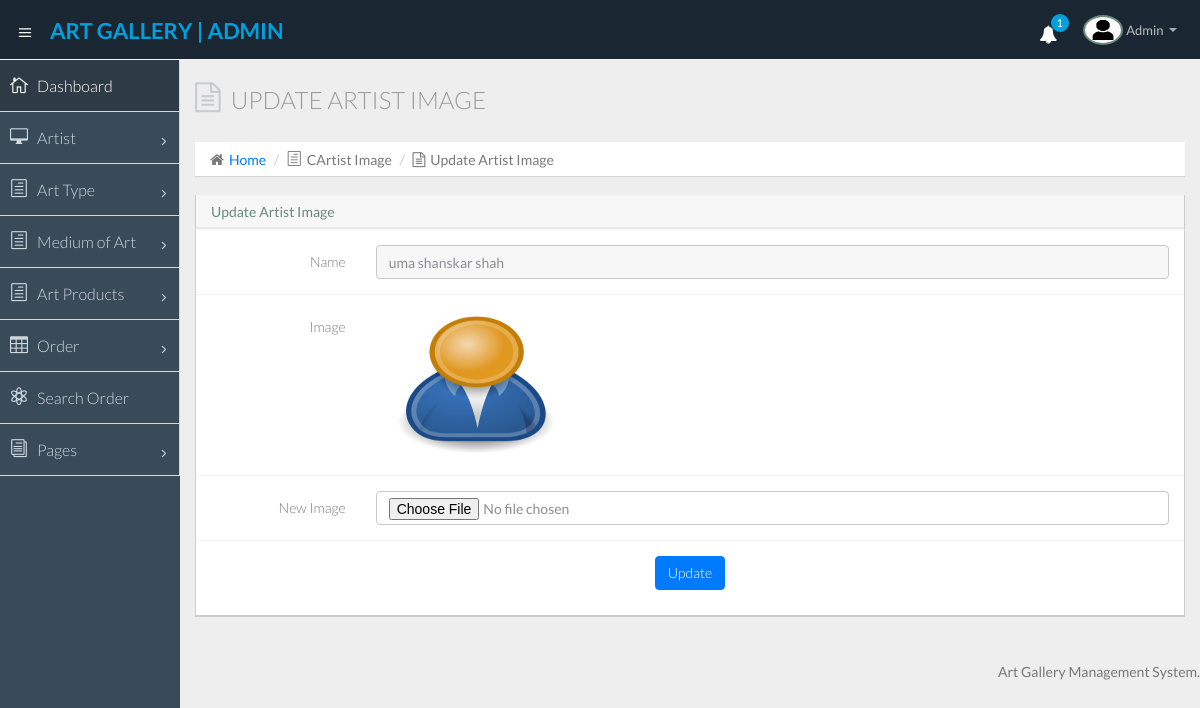
Page /admin/changepropic.php?imageid=11 (signed in) on the committed database.
### tables this page shows
CREATE TABLE `tblartist` (
  `ID` int(10) NOT NULL,
  `Name` varchar(250) DEFAULT NULL,
  `MobileNumber` bigint(10) DEFAULT NULL,
  `Email` varchar(250) DEFAULT NULL,
  `Education` mediumtext DEFAULT NULL,
  `Award` mediumtext DEFAULT NULL,
  `Profilepic` varchar(250) DEFAULT NULL,
  `CreationDate` timestamp NULL DEFAULT current_timestamp()
);

### admin/changepropic.php (the view, shortened to what this page needs)
<?php
include('includes/dbconnection.php');
if (strlen($_SESSION['agmsaid']==0)) {
  header('location:logout.php');
  }
  else{
  ?>
<!DOCTYPE html>
<html lang="en">
<head>
  <link href="css/bootstrap.min.css" rel="stylesheet">
  <link href="css/bootstrap-theme.css" rel="stylesheet">
  <link href="css/elegant-icons-style.css" rel="stylesheet" />
  <link href="css/font-awesome.min.css" rel="stylesheet" />
  <link href="css/daterangepicker.css" rel="stylesheet" />
  <link href="css/bootstrap-datepicker.css" rel="stylesheet" />
  <link href="css/bootstrap-colorpicker.css" rel="stylesheet" />
  <link href="css/style.css" rel="stylesheet">
  <link href="css/style-responsive.css" rel="stylesheet" />
</head>
<body>
  <section id="container" class="">
    <?php include_once('includes/header.php');?>
   <?php include_once('includes/sidebar.php');?>
    <section id="main-content">
      <section class="wrapper">
        <div class="row">
          <div class="col-lg-12">
            <h3 class="page-header"><i class="fa fa-file-text-o"></i> Update Artist Image</h3>
            <ol class="breadcrumb">
              <li><i class="fa fa-home"></i><a href="dashboard.php">Home</a></li>
              <li><i class="icon_document_alt"></i>CArtist Image</li>
              <li><i class="fa fa-file-text-o"></i>Update Artist Image</li>
            </ol>
          </div>
        </div>
        <div class="row">
          <div class="col-lg-12">
            <section class="panel">
              <header class="panel-heading">
                Update Artist Image
              </header>
              <div class="panel-body">
                <form class="form-horizontal" enctype="multipart/form-data" method="post" action="">
  <?php
 $imgid=$_GET['imageid'];
$ret=mysqli_query($con,"select * from tblartist where ID='$imgid'");
while ($row=mysqli_fetch_array($ret)) {
?>
                  <div class="form-group">
                    <label class="col-sm-2 control-label">Name</label>
                    <div class="col-sm-10">
                      <input class="form-control" id="name" name="name"  type="text" required="true" value="<?php  echo $row['Name'];?>" readonly='true'>
                    </div>
                  </div>
                  <div class="form-group">
                    <label class="col-sm-2 control-label">Image</label>
                    <div class="col-sm-10">
                      <img src="images/<?php echo $row['Profilepic'];?>" width="200" height="150" value="<?php  echo $row['Profilepic'];?>">
                    </div>
                  </div>
                  <div class="form-group">
                    <label class="col-sm-2 control-label">New Image</label>
                    <div class="col-sm-10">
                      <input class="form-control" id="images" name="images"  type="file" required="true" value="">
                    </div>
                  </div>
                <?php } ?>
                 <p style="text-align: center;"> <button type="submit" name='submit' class="btn btn-primary">Update</button></p>
                </form>
              </div>
            </section>
          </div>
        </div>
      </section>
    </section>
 <?php include_once('includes/footer.php');?>
  </section>
</body>
</html>
<?php  } ?>

### admin/includes/header.php (shortened to what this page needs)
   <?php
include('includes/dbconnection.php');
?>
   <header class="header dark-bg">
      <div class="toggle-nav">
        <div class="icon-reorder tooltips" data-original-title="Toggle Navigation" data-placement="bottom"><i class="icon_menu"></i></div>
      </div>
<?php
$adid=$_SESSION['agmsaid'];
$ret=mysqli_query($con,"select AdminName from tbladmin where ID='$adid'");
$row=mysqli_fetch_array($ret);
$name=$row['AdminName'];
?>
      <a href="dashboard.php" class="logo"><span class="lite"><strong> ART GALLERY | Admin</strong></span></a>
      <div class="top-nav notification-row">
        <ul class="nav pull-right top-menu">
          <li id="alert_notificatoin_bar" class="dropdown">
            <?php
$ret1=mysqli_query($con,"select *from  tblorder where (Status='' ||  Status is null)");
$num1=mysqli_num_rows($ret1);?>
            <a data-toggle="dropdown" class="dropdown-toggle" href="#">
                            <i class="fa fa-bell" style="color:#fff;"></i>
                            <span class="badge bg-important"><?php echo $num1;?></span>
                        </a>
          </li>
          <li class="dropdown">
            <a data-toggle="dropdown" class="dropdown-toggle" href="#">
                            <span class="profile-ava">
                                <img alt="" src="images/av1.jpg" width="40" height="30">
                            </span>
                            <span class="username"><?php echo $name; ?></span>
                            <b class="caret"></b>
                        </a>
          </li>
        </ul>
      </div>
    </header>

### rows in the picture
tblartist: name "uma shanskar shah", Profilepic (picture)

### other values in the picture
$num1 "1"
$name "Admin"
